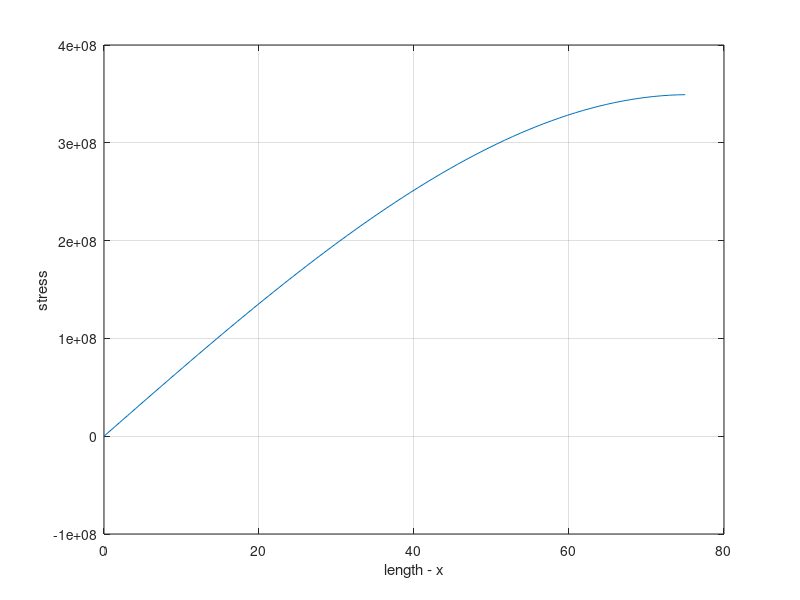

The MATLAB source for this figure:
%Creating elements of the beam
clc, clear all
elements = linspace(0, 75, 75);
a = 8e-4;
l = elements(2)-elements(1);
y = 2e11;
u = elements;
k = {};
%k_global = zeros(length(elements), length(elements));

d1 = zeros(length(elements), 1);
d2 = zeros(length(elements), 1);
%force = zeros(length(elements), 1);
force = linspace(0, 150, length(elements));
force = force.';

for i = 1:length(elements)
    d1(i) = (y*a/l);
end

d3 = d1.*-1;

for i = 2:length(elements)-1
    d2(i) = d1(i)+d1(i-1);
end

d2(1) = d1(1);
d2(end) = d1(end);

d1 = d1.*-1;

k_global = spdiags([d3, d2, d1], [-1, 0, 1], length(elements), length(elements));

k_global(1, :) = 0;
k_global(1, 1) = 1;

displacement = k_global\force;

stress = (y/l)*displacement;

plot(elements, displacement);
xlabel("length - x");
ylabel("displacement - u(x)");
title("displacement vs length")

plot(elements, stress);
xlabel("length - x");
ylabel("stress")

grid on;
